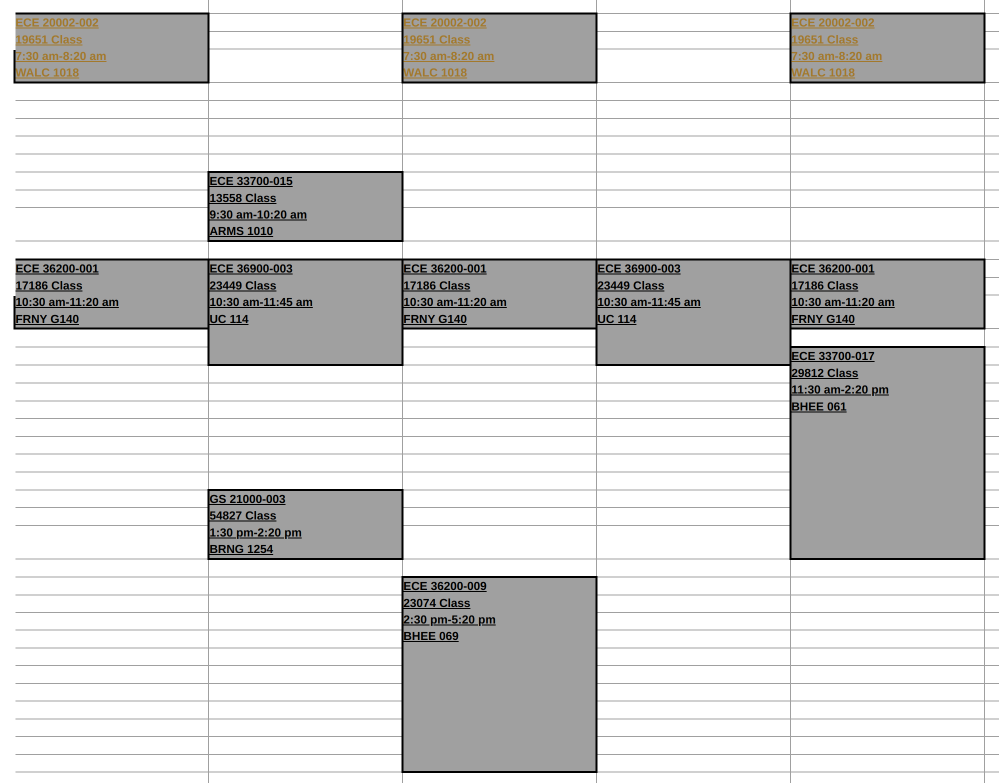
#> input picture assets/schedule_1.png, 1998 x 1565 px (shown at 1/2 size)
$ python pytest.py
#> lines starting #> are read from the running program, lines starting #| are printed output that depends on the picture
import pytesseract as pt
import cv2
from PIL import Image
import numpy as np

pt.pytesseract.tesseract_cmd = r'/usr/bin/tesseract'

file = 'assets/schedule_1.png'
img = np.array(Image.open(file))
#> img is the input picture: shape (1565, 1998, 4); mean R, G, B, A 218.1, 217.9, 217.5, 255

def show_img(image):
    cv2.imshow('image', image)
    cv2.waitKey()

def get_filtered_image(image):
    norm_img = np.zeros((image.shape[0], image.shape[1]))
    image = cv2.normalize(image, norm_img, 0, 255, cv2.NORM_MINMAX)
    image = cv2.threshold(image, 100, 255, cv2.THRESH_BINARY)[1]
    image = cv2.GaussianBlur(image, (1, 1), 0)

    return image

def resized(image, percent):
    wid = int(image.shape[1] * percent / 100)
    hei = int(image.shape[0] * percent / 100)

    return cv2.resize(image, (wid, hei))

def box_detect(img):

    gray = cv2.cvtColor(img,cv2.COLOR_BGR2GRAY)

    thresh_inv = cv2.threshold(gray, 0, 255, cv2.THRESH_BINARY_INV+cv2.THRESH_OTSU)[1]

    # Blur the image
    blur = cv2.GaussianBlur(thresh_inv,(1,1),0)

    thresh = cv2.threshold(blur, 0, 255, cv2.THRESH_BINARY+cv2.THRESH_OTSU)[1]

    # find contours
    contours = cv2.findContours(thresh, cv2.RETR_EXTERNAL, cv2.CHAIN_APPROX_SIMPLE)[0]

    mask = np.ones(img.shape[:2], dtype="uint8") * 255
    for c in contours:
        # get the bounding rect
        x, y, w, h = cv2.boundingRect(c)
        if w*h>1000:
            cv2.rectangle(mask, (x, y), (x+w, y+h), (0, 0, 255), -1)

    res_final = cv2.bitwise_and(img, img, mask=cv2.bitwise_not(mask))

    cv2.imshow("boxes", mask)
    cv2.imshow("final image", res_final)
    cv2.waitKey(0)
    cv2.destroyAllWindows()

def vertical_lines(image):
    img = cv2.cvtColor(image)
    img_thr = cv2.threshold(cv2.cvtColor(img, cv2.COLOR_BGR2GRAY), 128, 255, cv2.THRESH_BINARY_INV)[1]

    thr_y = 200
    y_sum = np.count_nonzero(img_thr)

text = ""

divi = 5

shape = list(np.shape(img))
#> shape = [1565, 1998, 4]
X = shape[0] // divi
#> X = 313
Y = shape[1] // divi
#> Y = 399
x_val = 0
di = 0

x_lim = X
#> x_lim = 313

# for d in range(0, divi):
    # x_val = 0


filtered = get_filtered_image(img)
#> in get_filtered_image, `image = cv2.threshold(image, 100, 255, cv2.THRESH_BINARY)[1]`:
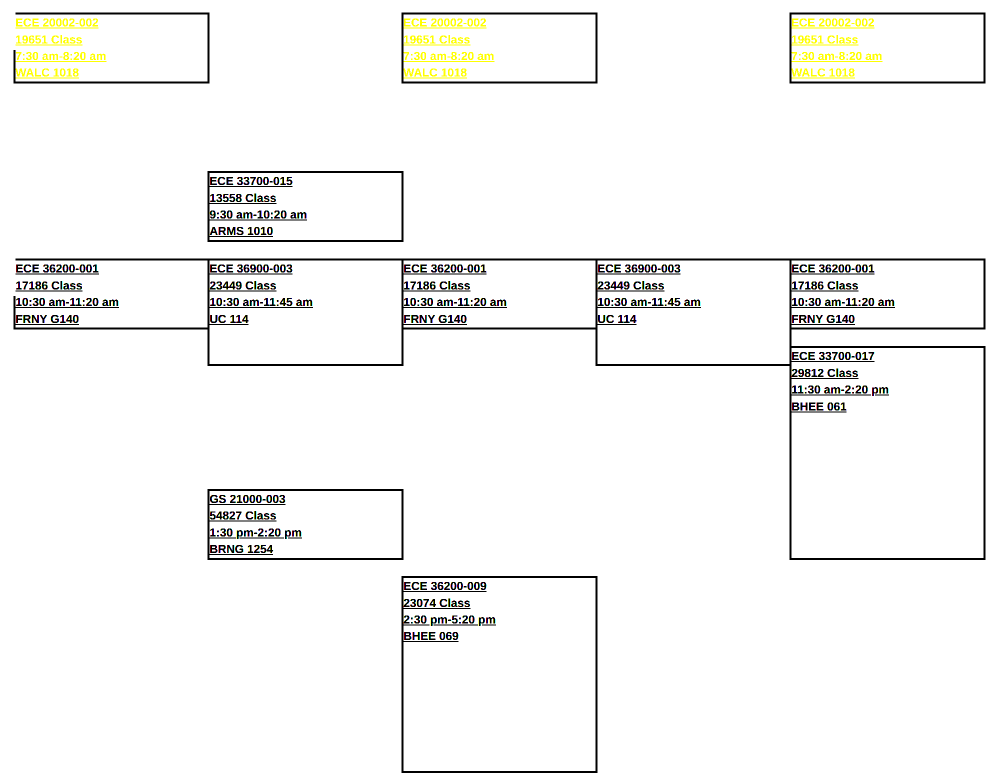
#> image: shape (1565, 1998, 4) (shown at 1/2 size); mean R, G, B, A 246.6, 246.6, 245.3, 255
filtered = resized(filtered, 60)
#> in resized, `return cv2.resize(image, (wid, hei))`:
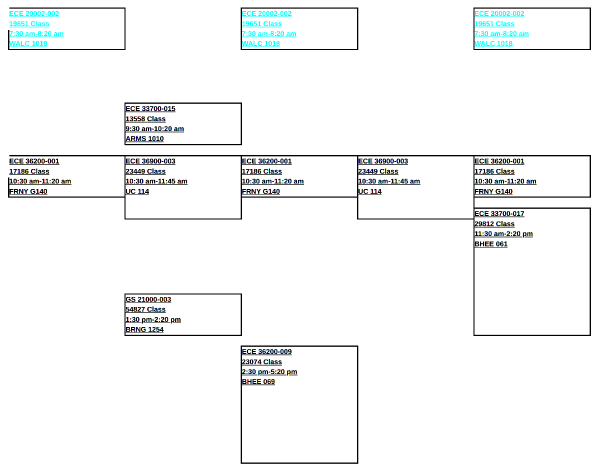
#> returned value: shape (939, 1198, 4) (shown at 1/2 size); mean of channels 0, 1, 2, 3 246.6, 246.5, 245.3, 255; drawn as B, G, R
show_img(filtered)
# box_detect(filtered)
#> (the run stopped early here; a loop or call above may not have finished)

$ run again, with assets/schedule_2.png copied over assets/schedule_1.png
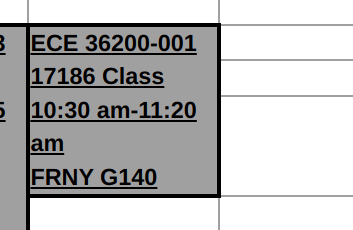
#> input picture assets/schedule_2.png, 353 x 230 px
#> img is the input picture: shape (230, 353, 4); mean R, G, B, A 190.1, 190.1, 190.1, 255
#> in get_filtered_image, `image = cv2.threshold(image, 100, 255, cv2.THRESH_BINARY)[1]`:
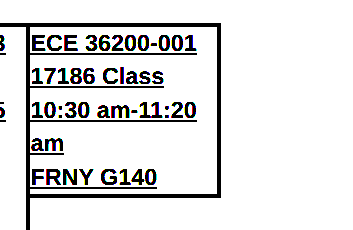
#> image: shape (230, 353, 4); mean R, G, B, A 226.6, 226.6, 226.7, 255
#> in resized, `return cv2.resize(image, (wid, hei))`:
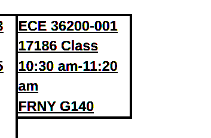
#> returned value: shape (138, 211, 4); mean of channels 0, 1, 2, 3 227, 227.1, 227.2, 255; drawn as B, G, R

$ run again, with assets/schedule_3.png copied over assets/schedule_1.png
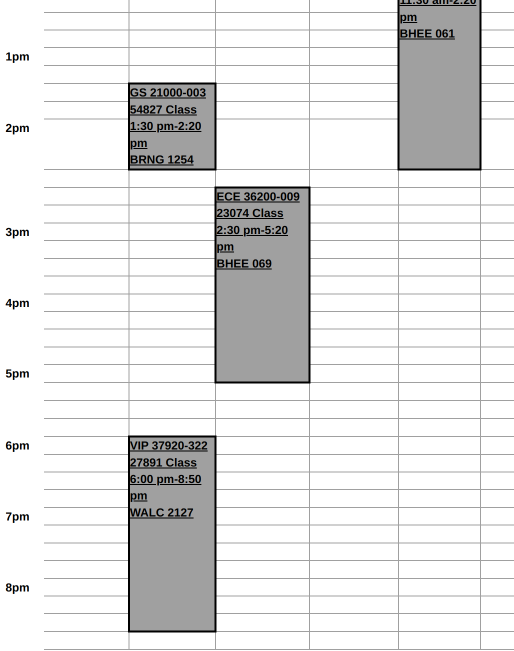
#> input picture assets/schedule_3.png, 1028 x 1302 px (shown at 1/2 size)
#> img is the input picture: shape (1302, 1028, 4); mean R, G, B, A 229.7, 229.7, 229.7, 255
#> in get_filtered_image, `image = cv2.threshold(image, 100, 255, cv2.THRESH_BINARY)[1]`:
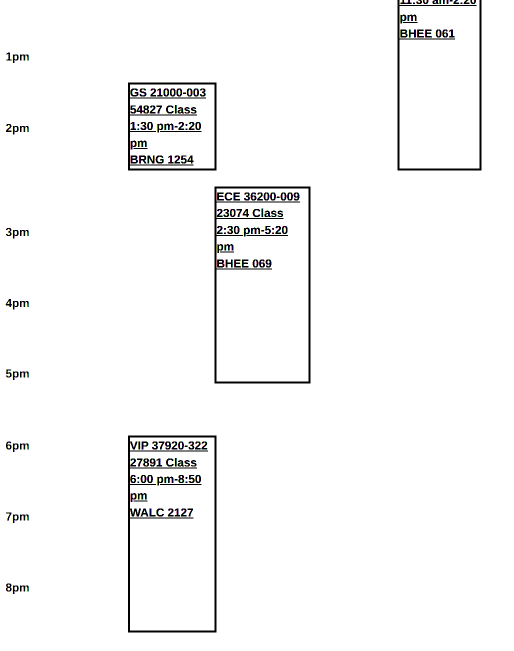
#> image: shape (1302, 1028, 4) (shown at 1/2 size); mean R, G, B, A 248, 248, 248, 255
#> in resized, `return cv2.resize(image, (wid, hei))`:
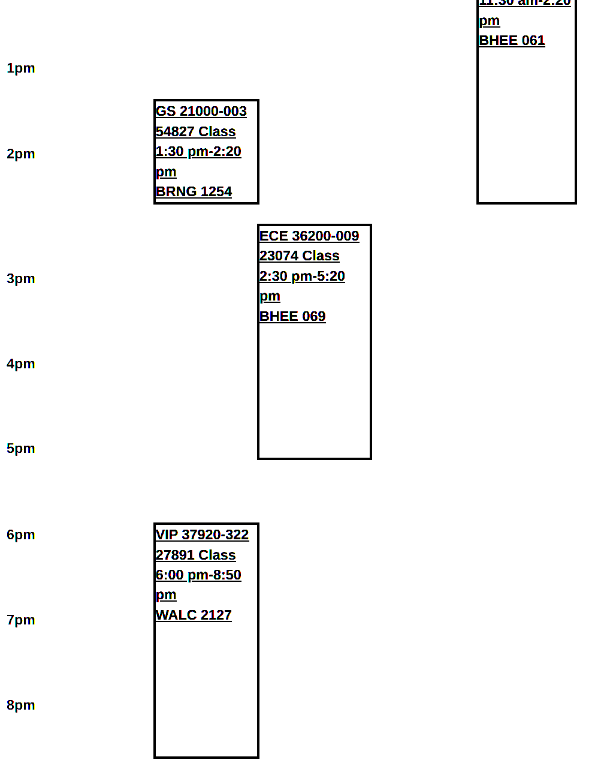
#> returned value: shape (781, 616, 4); mean of channels 0, 1, 2, 3 248, 248, 248, 255; drawn as B, G, R

$ run again, with assets/schedule_4.png copied over assets/schedule_1.png
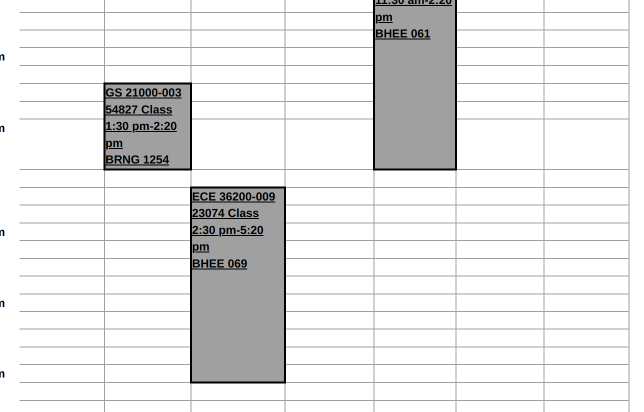
#> input picture assets/schedule_4.png, 1287 x 823 px (shown at 1/2 size)
#> img is the input picture: shape (823, 1287, 4); mean R, G, B, A 232.2, 232.2, 232.2, 255
#> in get_filtered_image, `image = cv2.threshold(image, 100, 255, cv2.THRESH_BINARY)[1]`:
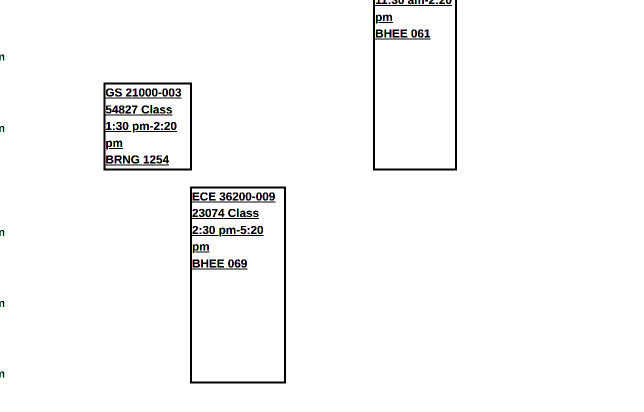
#> image: shape (823, 1287, 4) (shown at 1/2 size); mean R, G, B, A 249.1, 249.1, 249.1, 255
#> in resized, `return cv2.resize(image, (wid, hei))`:
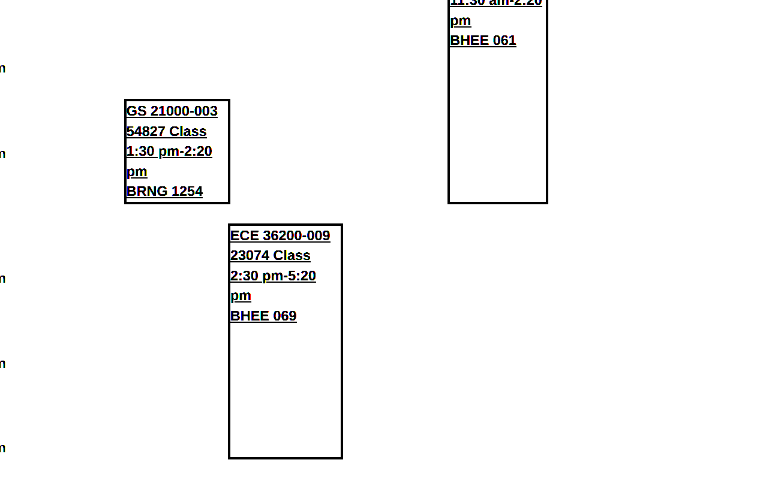
#> returned value: shape (493, 772, 4); mean of channels 0, 1, 2, 3 249.2, 249.2, 249.3, 255; drawn as B, G, R
